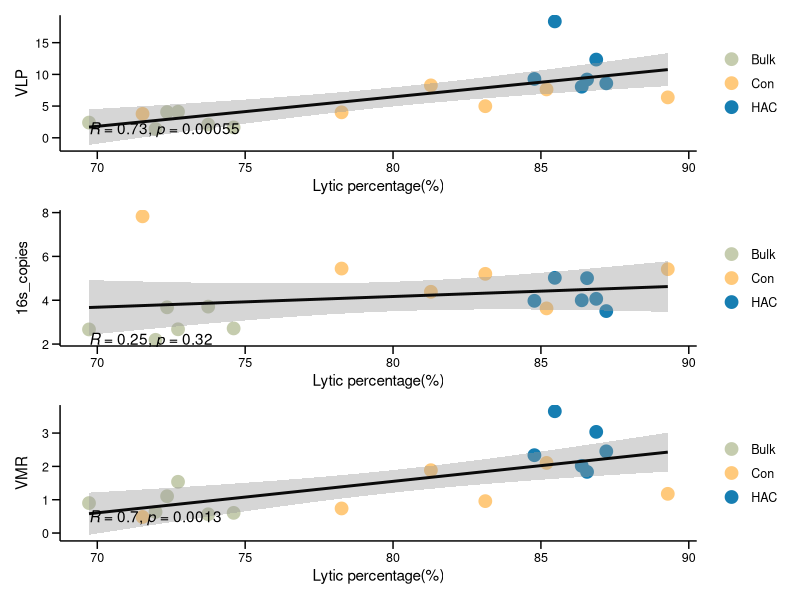
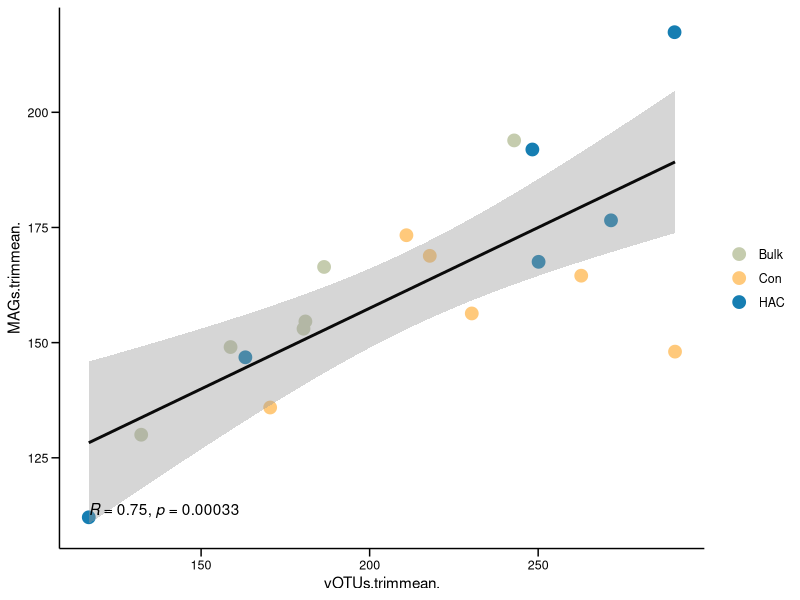
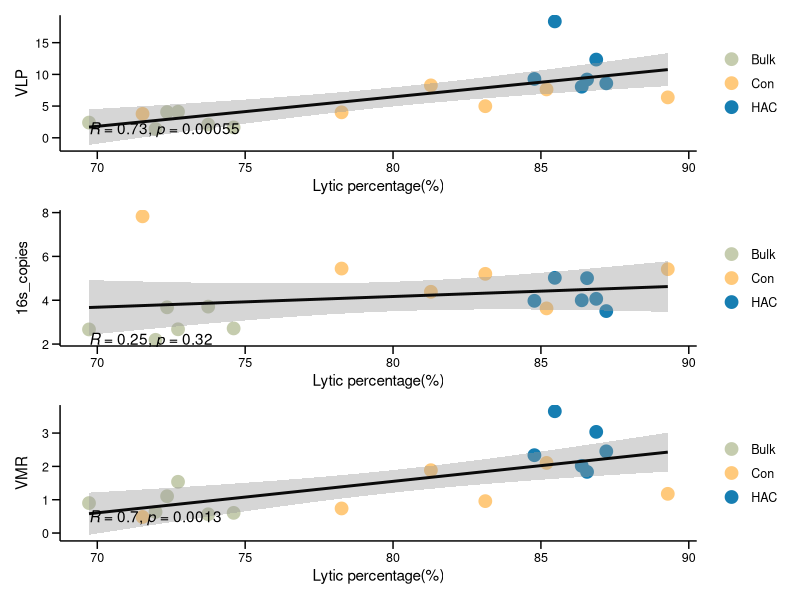
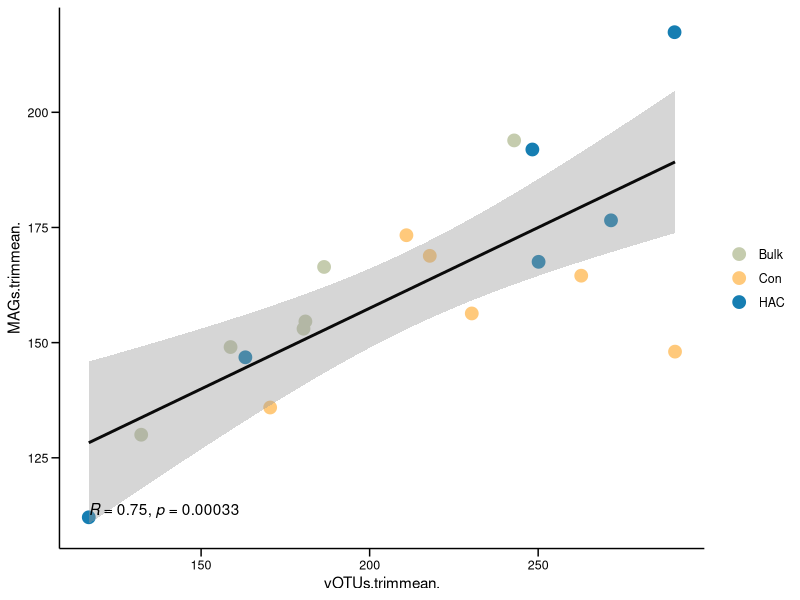

The R source for these figures, in order:
library(tidyverse)
library(ggplot2)
library(ggpubr)
library(patchwork)

setwd("E:/HACscript")
#read data
aa=read.table("Data/VLP_data.txt",header=TRUE,row.names = 1)


### 出图2 
p1<-ggplot(aa,aes(x=lytic_per,y=VLP))+
geom_point(size=4,aes(color=treat))+
scale_color_manual(values=c("#c5ccae","#ffc97b", "#167eb2"))+
geom_smooth(method=lm,level=0.95,color="gray4")+
stat_cor(method = "pearson",label.x.npc ="left",label.y.npc = 0.02)+
theme_classic()+
labs(y="VLP",x="Lytic percentage(%)")+
theme(axis.title = element_text(color='black',size=9),
axis.ticks.length = unit(0.4,"lines"), axis.ticks = element_line(color='black'),
axis.line = element_line(colour = "black"),
axis.title.x=element_text(colour='black', size=11),
axis.title.y=element_text(colour='black', size=11),
axis.text=element_text(colour='black',size=9),
legend.title=element_blank(),
legend.text=element_text(size=9),
legend.key=element_blank(),
legend.background = element_rect(colour = "White"))
#p1
# the pearson result
cor.test(aa$lytic_per,aa$VLP,method = "pearson")


p2<- ggplot(aa, aes(x = lytic_per, y = X16s_copies))+
geom_point(size=4,aes(color=aa$treat))+
scale_color_manual(values=c("#c5ccae","#ffc97b", "#167eb2"))+
geom_smooth(method=lm,level=0.95,color="gray4")+
stat_cor(method = "pearson",label.x.npc ="left",label.y.npc = 0.02)+
theme_classic()+
labs(y="16s_copies",x="Lytic percentage(%)")+
theme(axis.title = element_text(color='black',size=9),
axis.ticks.length = unit(0.4,"lines"), axis.ticks = element_line(color='black'),
axis.line = element_line(colour = "black"),
axis.title.x=element_text(colour='black', size=11),
axis.title.y=element_text(colour='black', size=11),
axis.text=element_text(colour='black',size=9),
legend.title=element_blank(),
legend.text=element_text(size=9),
legend.key=element_blank(),
legend.background = element_rect(colour = "White"))
# the pearson result
cor.test(aa$lytic_per,aa$X16s_copies,method = "pearson")


p3<- ggplot(aa, aes(x = lytic_per, y = VMR))+
geom_point(size=4,aes(color=aa$treat))+
scale_color_manual(values=c("#c5ccae","#ffc97b", "#167eb2"))+
geom_smooth(method=lm,level=0.95,color="gray4")+
stat_cor(method = "pearson",label.x.npc ="left",label.y.npc = 0.02)+
theme_classic()+
labs(y="VMR",x="Lytic percentage(%)")+
theme(axis.title = element_text(color='black',size=9),
axis.ticks.length = unit(0.4,"lines"), axis.ticks = element_line(color='black'),
axis.line = element_line(colour = "black"),
axis.title.x=element_text(colour='black', size=11),
axis.title.y=element_text(colour='black', size=11),
axis.text=element_text(colour='black',size=9),
legend.title=element_blank(),
legend.text=element_text(size=9),
legend.key=element_blank(),
legend.background = element_rect(colour = "White"))
# the pearson result
cor.test(aa$lytic_per,aa$VMR,method = "pearson")

combined_plots <-p1+p2+p3+
  patchwork::plot_layout(design = "
                         A
                         B
                         C
                         ")
combined_plots
ggsave(plot = combined_plots, filename = "Figure/corr_with_lyticphage.pdf",  width = 140, height = 300, units = "mm", dpi = 300)




#read data
bb=read.table("Data/MAG-vOTU_cor_data.txt",header=TRUE,row.names = 1)
### 出图2 
p4<-ggplot(bb,aes(x=vOTUs.trimmean.,y=MAGs.trimmean.))+
  geom_point(size=4,aes(color=treat))+
  scale_color_manual(values=c("#c5ccae","#ffc97b", "#167eb2"))+
  geom_smooth(method=lm,level=0.95,color="gray4")+
  stat_cor(method = "pearson",label.x.npc ="left",label.y.npc = 0.02)+
  theme_classic()+
  labs(y="MAGs.trimmean.",x="vOTUs.trimmean.")+
  theme(axis.title = element_text(color='black',size=9),
        axis.ticks.length = unit(0.4,"lines"), axis.ticks = element_line(color='black'),
        axis.line = element_line(colour = "black"),
        axis.title.x=element_text(colour='black', size=11),
        axis.title.y=element_text(colour='black', size=11),
        axis.text=element_text(colour='black',size=9),
        legend.title=element_blank(),
        legend.text=element_text(size=9),
        legend.key=element_blank(),
        legend.background = element_rect(colour = "White"))
p4
ggsave(plot = p4, filename = "Figure/vOTU_MAG_corr.pdf",  width = 140, height = 100, units = "mm", dpi = 300)
